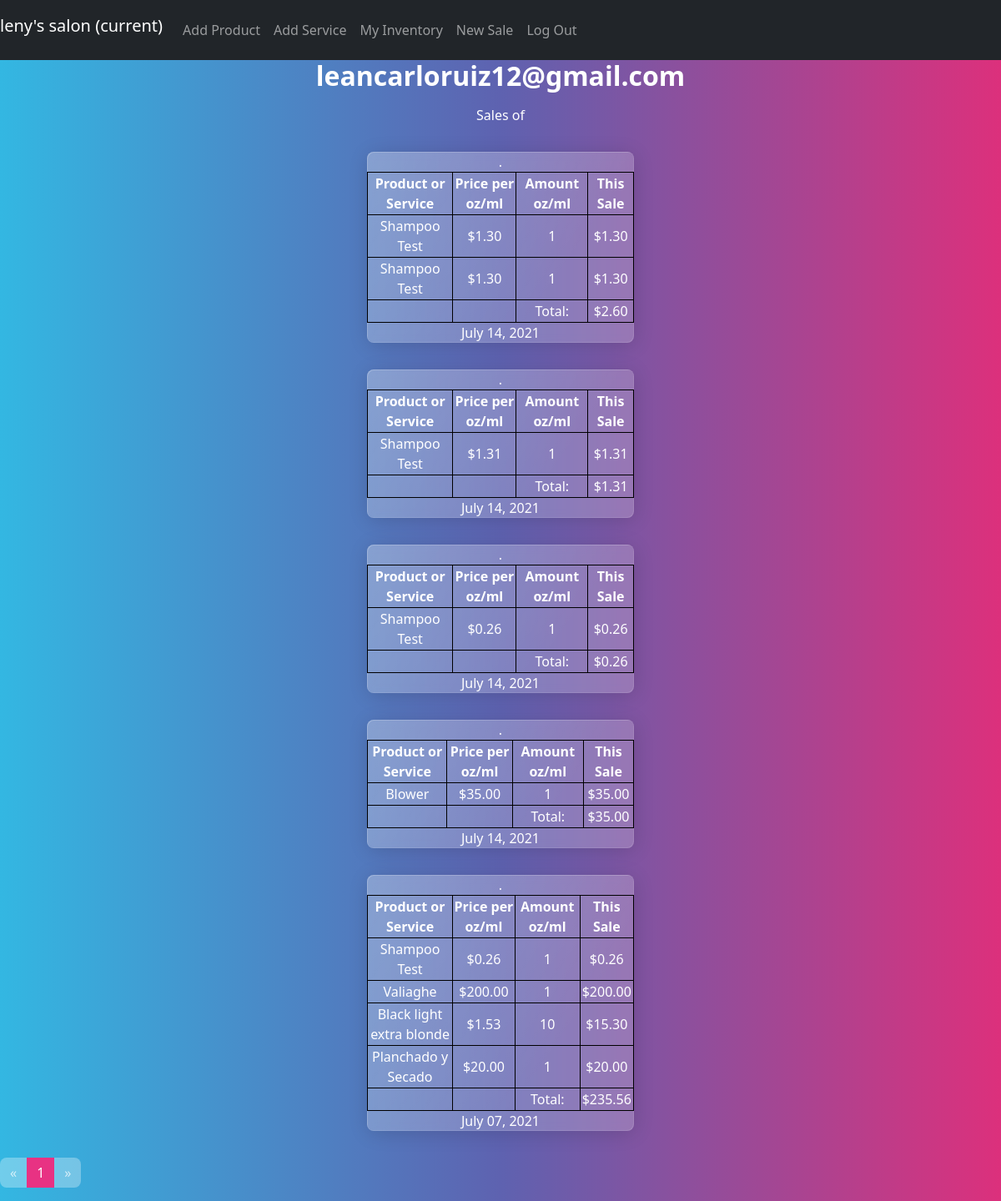
Page /?page=2 (signed in) on the earlier database version.
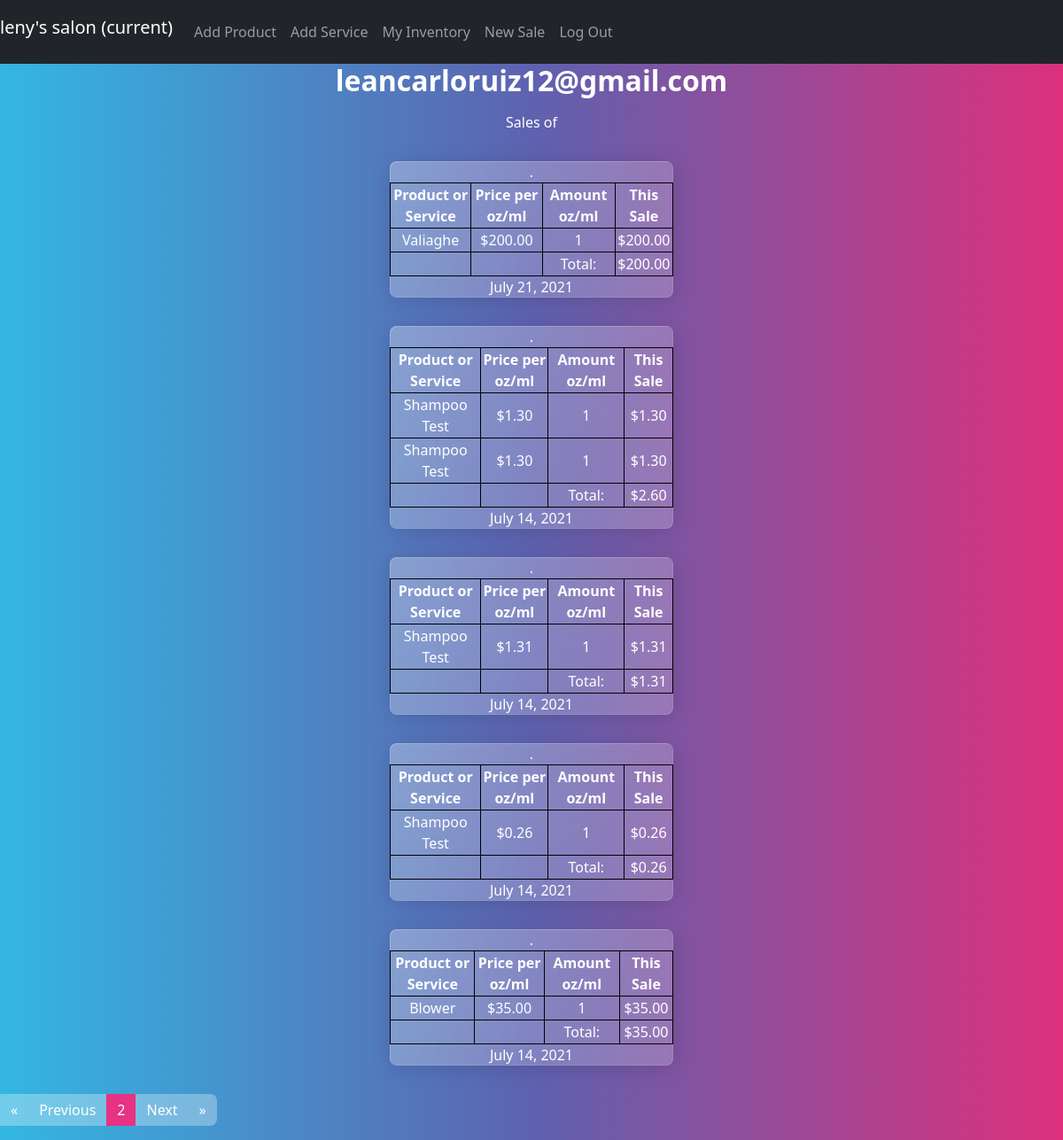
Same page on the later database version.
### saloninventory/models.py (models this page shows)
class Sale(models.Model):
    sales_person = models.ForeignKey(
        "User", on_delete=models.CASCADE, related_name="sales_person")
    total = models.DecimalField(max_digits=10, decimal_places=2)
    sold_products = models.ManyToManyField(
        "Products", blank=True, related_name="sold_products")
    sold_services = models.ManyToManyField(
        "Services", blank=True, related_name="sold_services")
    sale_html = models.CharField(max_length=2000, blank=True)
    timestamp = models.DateTimeField(auto_now_add=True)
    def serialize(self):
        return{
            "Sale_id": self.id,
            "Sold_products": [{"prodName":Products.product_name,
                               "prodImage": Products.image} for Products in self.sold_products.all()],
            "Sold_services": [Services.service_name for Services in self.sold_services.all()],
            "Sale_date": [{"day":self.timestamp.day,
                           "month":self.timestamp.month,
                           "year":self.timestamp.year,
                           "date":self.timestamp.strftime("%B %d, %Y")#, %I:%M %p")
                            }],
            "Total":self.total,
            "Sold_html": self.sale_html,
        }

### saloninventory/views.py (the view)
# urls.py: path('', views.index, name='index'),
def index(request):
    if request.user.is_authenticated:
        return Sales_pag(request)
    else:
        return HttpResponseRedirect(reverse("login"))

### saloninventory/views.py (called while the page is built)
@login_required
def Sales_pag(request):
    my_sales = Sale.objects.filter(sales_person=request.user)
    my_sales = my_sales.order_by("-timestamp").all()
    paginator = Paginator([my_sale.serialize() for my_sale in my_sales], 5)
    page_number = request.GET.get('page')
    page_obj = paginator.get_page(page_number)
    page_items = len(page_obj)
    return render(request, "saloninventory/index.html", {'page_obj': page_obj,
                                                          'page_items':page_items})

### saloninventory/templates/saloninventory/index.html (shortened to what this page needs)
{% extends "saloninventory/layout.html" %} {% load static %}
  {% block body %}
  <h2 style="text-align: center">{{ request.user.email }}</h2>
  <div
    id="indexdiv"
    style="text-align: center; margin-left: auto; margin-right: auto"
  >
    <div id="itemAmount" name = "{{page_items}}" class="text-center">
      <figcaption class="blockquote-header">
        Sales of <cite title="Source Title">{{request.user.first_name}}</cite>
      </figcaption>
      {% for sale in page_obj.object_list %}
      <div
        class="card border-success mb-3"
        style="
          max-width: 20rem;
          text-align: center;
          margin-left: auto;
          margin-right: auto;
        "
      >
        <div class="header">{{request.user.first_name}}.</div>
        <table>
          {{sale.Sold_html|safe}}
        </table>
        <div class="footer">
          {%for date in sale.Sale_date%} {{date.date}}{% endfor %}
        </div>
      </div>
      {% endfor %}
    </div>
    <div>
      <ul class="pagination">
        {% if page_obj.has_previous %}
        <a href="?page=1" class="page-link">&laquo; </a>
        <a href="?page={{ page_obj.previous_page_number }}" class="page-link"
          >Previous</a
        >
        {% else %}
        <li class="page-item disabled">
          <a class="page-link" href="#">&laquo; </a>
        </li>
        {% endif %}
        <li class="page-item active">
          <a class="page-link" href="">{{ page_obj.number }}</a>
        </li>
        {% if page_obj.has_next %}
        <li class="page-item">
          <a class="page-link" href="?page={{ page_obj.next_page_number }}"
            >Next</a
          >
        </li>
        <li class="page-item">
          <a class="page-link" href="?page={{ page_obj.paginator.num_pages }}">
            &raquo;</a
          >
        </li>
        {%else%}
        <li class="page-item disabled">
          <a class="page-link" href="?page={{ page_obj.paginator.num_pages }}">
            &raquo;</a
          >
        </li>
        {% endif %}
      </ul>
    </div>
  </div>
   {% endblock %}

Differences in the rows shown:
no longer on this page (row unchanged): Sale: Sold_html "Product or Service Price per oz/ml Amount oz/ml This Sale Shampoo Test $0.26 1 $0.26 Valiaghe $200.00 1 $200.00 Black light extra blonde $1.53 10 $15.30 Planchado y Secado $20.00 1 $20.00 Total: $235.56"
added Sale: Sold_html "Product or Service Price per oz/ml Amount oz/ml This Sale Valiaghe $200.00 1 $200.00 Total: $200.00"
Other differences:
{{ page_obj.number }}: "1" → "2"
new list line: ". July 21, 2021"
text now shown: "Previous Next"
list line gone: ". July 07, 2021"
